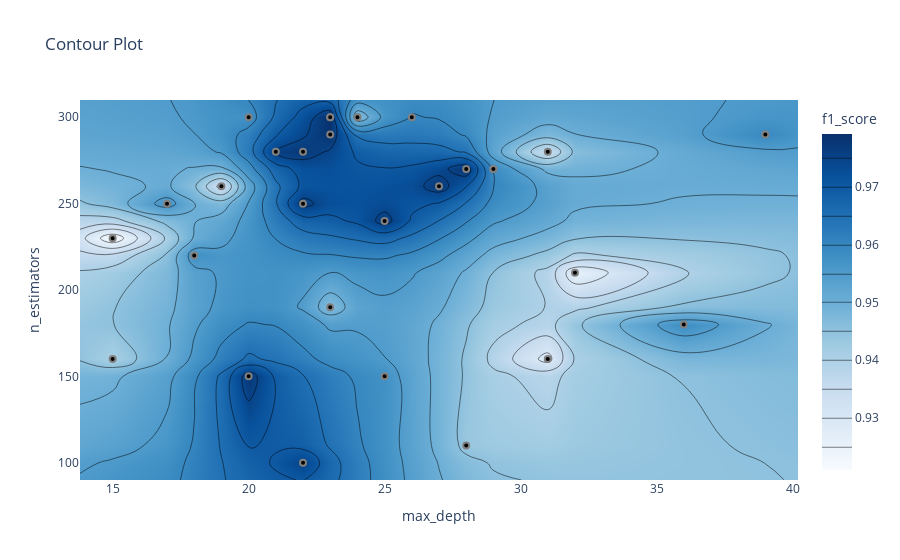

The cell this chart's notebook holds for it:
### Markdown cell above
График контура отношений гиперпараметров

Он показывает связь между различными комбинациями гиперпараметров и значение метрики для этих комбинаций в виде контурного графика.

### Code cell
optuna.visualization.plot_contour(study, params=["max_depth", "n_estimators"],
                                  target_name="f1_score")

### Figure 1 — Plotly figure (JSON) as saved in the notebook; plotly's stock layout.template omitted (floating-point values rounded to 4 significant figures; data arrays with more than 128 entries replaced by an {"elided": "..."} marker saying what was removed)
{"data": [{"colorbar": {"title": {"text": "f1_score"}}, "colorscale": [[0, "rgb(247,251,255)"], [0.125, "rgb(222,235,247)"], [0.25, "rgb(198,219,239)"], [0.375, "rgb(158,202,225)"], [0.5, "rgb(107,174,214)"], [0.625, "rgb(66,146,198)"], [0.75, "rgb(33,113,181)"], [0.875, "rgb(8,81,156)"], [1, "rgb(8,48,107)"]], "connectgaps": true, "contours": {"coloring": "heatmap"}, "hoverinfo": "none", "line": {"smoothing": 1.3}, "reversescale": false, "type": "contour", "x": [13.8, 15, 17, 18, 19, 20, 21, 22, 23, 24, 25, 26, 27, 28, 29, 31, 32, 36, 39, 40.2], "y": [90, 100, 110, 150, 160, 180, 190, 210, 220, 230, 240, 250, 260, 270, 280, 290, 300, 310], "z": {"elided": "18x20 float values"}}, {"marker": {"color": "black", "line": {"color": "Grey", "width": 2}}, "mode": "markers", "showlegend": false, "type": "scatter", "x": [28, 31, 32, 28, 39, 20, 15, 25, 15, 36, 23, 24, 23, 22, 19, 20, 25, 31, 18, 23, 27, 23, 22, 26, 21, 17, 29, 24, 22, 29], "y": [270, 160, 210, 110, 290, 150, 160, 150, 230, 180, 290, 300, 300, 250, 260, 300, 240, 280, 220, 190, 260, 300, 280, 300, 280, 250, 270, 300, 100, 270]}], "layout": {"title": {"text": "Contour Plot"}, "xaxis": {"range": [13.8, 40.2], "title": {"text": "max_depth"}}, "yaxis": {"range": [90, 310], "title": {"text": "n_estimators"}}}}
